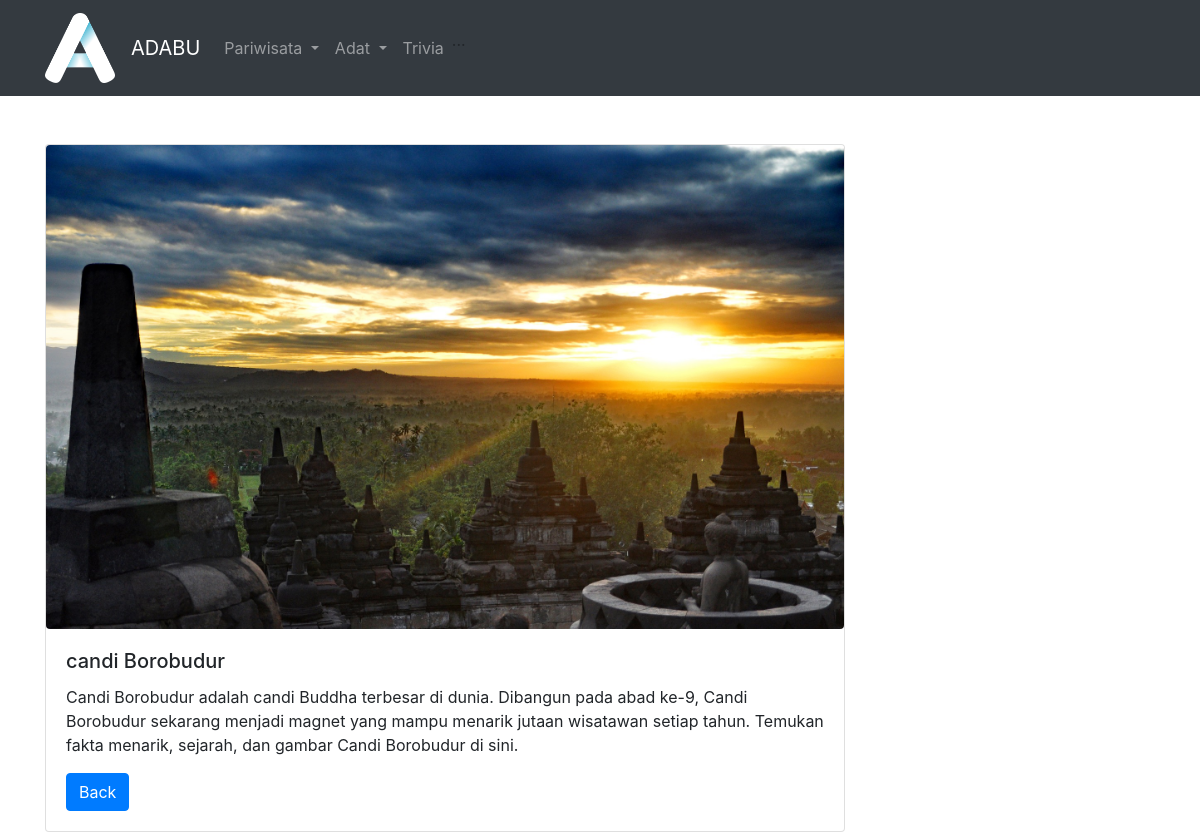
Screenshot of /public/jogja/info/1 with the database file from the repository.
### tables this page shows
CREATE TABLE `dbjogja` (
  `id` int(5) NOT NULL,
  `nama_wisata` varchar(100) NOT NULL,
  `keterangan` varchar(5000) NOT NULL,
  `gambar` varchar(100) NOT NULL
);

### app/core/Controller.php (called while the page is built, shortened)
<?php
class Controller{
    public function view($view, $data = [])
    {
        require_once '../app/views/' . $view . '.php';
    }
    public function model($model)
    {
        return new $model;
    }
}

### app/controllers/Jogja.php (called while the page is built, shortened)
<?php
class Jogja extends Controller{
    public function info($id)
    {
        $data['judul'] = 'more info';
        $data['pb'] = $this->model('Jogjapari_model')->getPariwisataById($id);
        $this->view('jogja/info', $data);
    }
}

### app/core/App.php (called while the page is built, shortened)
<?php
class App{
    protected $method = 'index';
    protected $params = [];
    public function __construct()
    {
       $url = $this->parseURL();
       if ( file_exists('../app/controllers/' . $url[0] . '.php') ){
           unset($url[0]);
       }
       $this->controller = new $this->controller;
       if ( isset( $url[1] ) ){
           if (method_exists($this->controller, $url[1])){
               $this->method= $url[1];
               unset($url[1]);
           }
       }
       if (!empty($url)){
            $this->params = array_values($url);
       }
       call_user_func_array([$this->controller, $this->method], $this->params);
    }
    public function parseURL()
    {
        if ( isset ($_GET['url']) ){
            $url = rtrim($_GET['url'], '/');
            $url = filter_var($url, FILTER_SANITIZE_URL);
            $url = explode('/', $url);
            return $url;
        }
    }
}

### public/index.php (called while the page is built, shortened)
<?php
$app = new App;

### app/core/Database.php (called while the page is built, shortened)
<?php
class Database{
    private $host = DB_HOST;
    private $user = DB_USER;
    private $pass = DB_PASS;
    private $db_name = DB_NAME;
    private $dbh;
    private $stmt;
    public function __construct()
    {
        $dsn = 'mysql:host=' . $this->host . ';dbname=' . $this->db_name;
        $option = [
            PDO::ATTR_PERSISTENT => true,
            PDO::ATTR_ERRMODE => PDO::ERRMODE_EXCEPTION
        ];
        try{
            $this->dbh = new PDO($dsn, $this->user, $this->pass, $option);
        }catch(PDOException $e){
            die($e->getMessage());
        }
    }
    public function query($query)
    {
        $this->stmt = $this->dbh->prepare($query);
    }
    public function bind($param, $value, $type= null)
    {
        if( is_null($type)){
            switch(true){
                default :
                    $type = PDO::PARAM_STR;
            }
        }
        $this->stmt->bindValue($param, $value, $type);
    }
    public function execute()
    {
        $this->stmt->execute();
    }
    public function single()
    {
        $this->execute();
        return $this->stmt->fetch(PDO::FETCH_ASSOC);
    }
}

### app/models/Jogjapari_model.php (called while the page is built, shortened)
<?php
class Jogjapari_model{
    private $table = 'dbjogja';
    private $db;
    public function __construct()
    {
      $this->db = new Database;
    }
    public function getPariwisataById($id)
    {
      $this->db->query('SELECT * FROM ' . $this->table . ' WHERE id=:id');
      $this->db->bind('id',$id);
      return $this->db->single();
    }
}

### app/views/jogja/info.php (the view)
<div class="container mt-5">
    <div class="card" style="width: 50rem;">
    <img src="<?= BASEURL ;?>/img/jogja/<?=$data['pb']['gambar'] ?>" class="card-img-top rounded mx-auto d-block" alt="" width="300">
        <div class="card-body">
            <h5 class="card-title"><?=$data['pb']['nama_wisata'] ?></h5>
            <p class="card-text"><?=$data['pb']['keterangan'] ?></p>
            <a href="<?= BASEURL ;?>/bali" class="btn btn-primary">Back</a>
        </div>
    </div>
</div>

### rows the page displays
dbjogja: gambar (picture), nama_wisata "candi Borobudur", keterangan "Candi Borobudur adalah candi Buddha terbesar di dunia. Dibangun pada abad ke-9, Candi Borobudur sekarang menjadi magnet yang mampu menarik jutaan wisatawan setiap tahun. Temukan fakta menarik, sejarah, dan gambar Candi Borobudur di sini."
